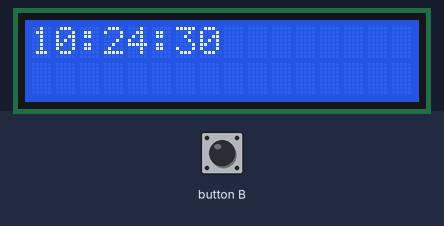
Simulated run of this program. Board: BBC micro:bit (MakeCode). Shown: 16×2 character LCD. The inputs (shaded band) are chosen by the test bench. The clock reads 2024-03-15 10:24:30 at power-on unless the program sets it.

Above: at 0.1 s.
At 1.2 s:
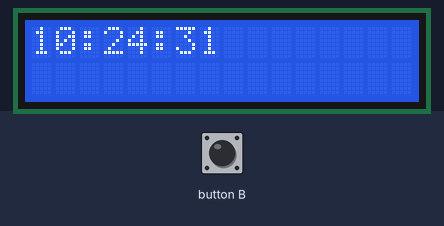
1.3 s: button B pressed for 0.15 s
At 2.6 s:
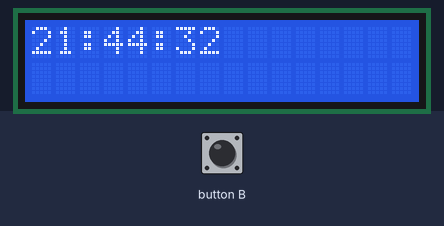
Timing chart, 0 to 4.3 s (numbered marks = the images above; inputs shaded):
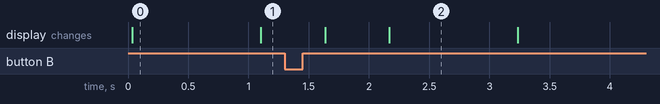

The program:

main.ts
```typescript
I2C_LCD1602.LcdInit(63)
let my_ds = DS1302.create(DigitalPin.P5, DigitalPin.P4, DigitalPin.P3)
my_ds.start()
let czas = "" + my_ds.getHour() + ":" + ("" + my_ds.getMinute()) + ":" + ("" + my_ds.getSecond())
input.onButtonPressed(Button.B, function on_button_pressed_b() {
    my_ds.setHour(21)
    my_ds.setMinute(44)

})
basic.forever(function on_forever() {

    I2C_LCD1602.clear()
    czas = "" + my_ds.getHour() + ":" + ("" + my_ds.getMinute()) + ":" + ("" + my_ds.getSecond())
    I2C_LCD1602.ShowString(czas, 0, 0)
    pause(500)

})
```

test.ts
```typescript
// tu są testy; nie będzie to kompilowane, gdy ten pakiet będzie używany jako rozszerzenie.
```

Measured:
- what the display in image 0 shows lasts 1.1 s, from 0.0 s to 1.1 s
